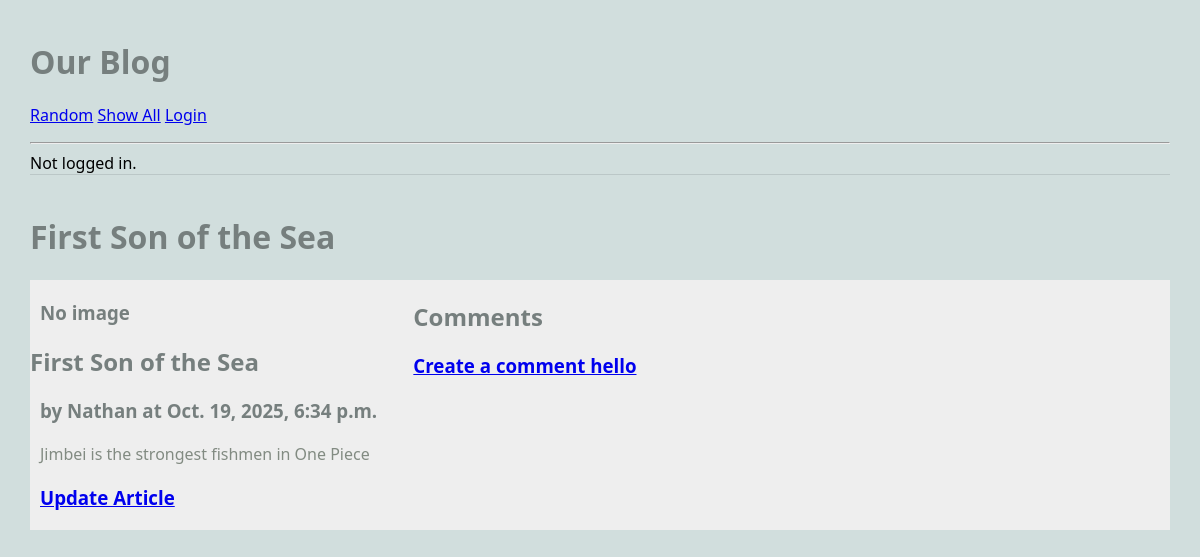
Screenshot of /blog/ with the database file from the repository.
### blog/models.py (models this page shows, shortened)
class Article(models.Model):
    title = models.TextField(blank=True)
    author = models.TextField(blank=True)
    text = models.TextField(blank=True)
    published = models.DateTimeField(auto_now=True)
    image_file = models.ImageField(blank=True) # an actual image
    user = models.ForeignKey(User, on_delete=models.CASCADE)
    def get_all_comments(self):
        comments = Comment.objects.filter(article=self)
        return comments

### blog/views.py (the view)
# urls.py: path('', RandomArticleView.as_view(), name="random"),
class RandomArticleView(DetailView):
    model = Article
    template_name = "blog/article.html"
    context_object_name = "article"
    def get_object(self):
        all_articles = Article.objects.all()
        article = random.choice(all_articles)
        return article

### blog/templates/blog/article.html (shortened to what this page needs)
{% extends 'blog/base.html' %}
{% block content %}
<h1>{{article.title}}</h1>
<main class="grid-container">
    <article>
        {% if article.image_file %}
        <img src="{{ article.image_file.url }}">
        {% else %}
        <h3>No image</h3>
        {% endif %}
        <div>
            <h2>{{article.title}}</h2>
            <h3>by {{article.author}} at {{article.published}}</h3>
            <p>{{article.text}}</p>
            <h3><a href="{% url 'update_article' article.pk %}">Update Article</h3></a>
    </article>
    <div>
        <h2>Comments</h2>
        <h3>
            <a href="{% url 'create_comment' article.pk %}">Create a comment hello</a>
        </h3>
    </div>
</main>
{% endblock %}

### blog/static-blog/styles-blog.css (style rules this page uses)
body { margin: 30px; background: #d1dedd; font-family:'Segoe UI', Tahoma, Geneva, Verdana, sans-serif; }
h1, h2, h3 { color: #767f7e; }
p { color: #828b82; }
.grid-container { background: #eee; max-width: 900px; display: grid; grid-template-columns: repeat(3, 1fr); grid-gap: 10px; max-width: 1200px; margin: 20px auto; }
article p, article h3 { margin: 20px 10px; }

### rows the page displays
Article: title "First Son of the Sea", author "Nathan", published "Oct. 19, 2025, 6:34 p.m.", text "Jimbei is the strongest fishmen in One Piece"
